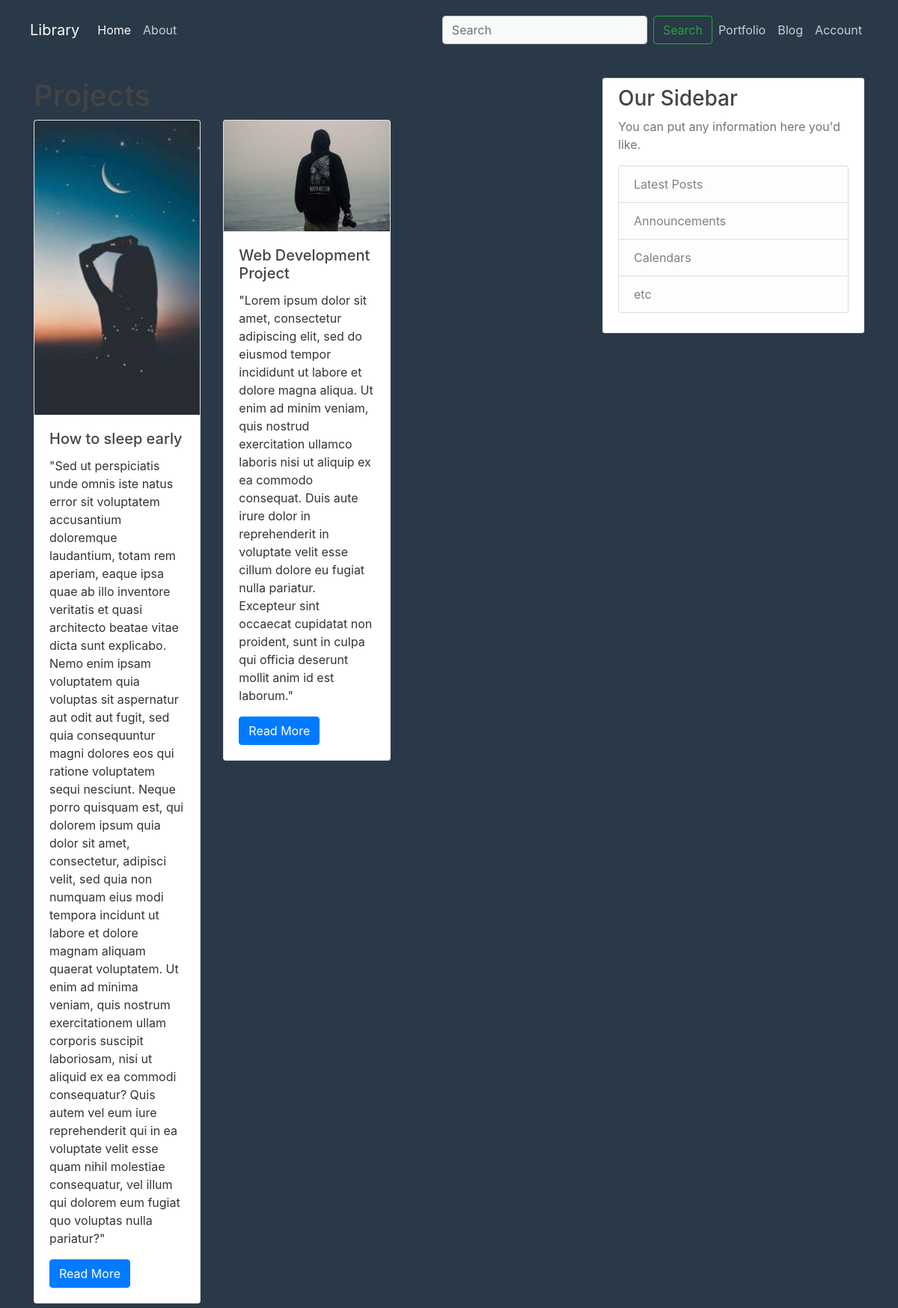
The page /portfolio/ on the database its author committed.
### portfolio/models.py (models this page shows, shortened)
class Projects(models.Model):
    proj_title = models.CharField(max_length=150)
    proj_description = models.TextField()
    proj_photo = models.ImageField(default="none", upload_to="portfolio/projects")

### portfolio/views.py (the view)
# urls.py: path("", views.project_index, name="project_index"),
def project_index(request):
    projects = Projects.objects.all()
    context = {"projects": projects}
    return render(request, "portfolio/project_index.html", context)

### portfolio/templates/portfolio/project_index.html
{% extends 'portfolio/base.html' %} {% load static %} {% block content %}
<h1>Projects</h1>
<div class="row">
  {% for project in projects %}
  <div class="col-md-4">
    <div class="card mb-2">
      <img class="card-img-top" src="{% static project.proj_photo %}" />
      <div class="card-body">
        <h5 class="card-title">{{ project.proj_title }}</h5>
        <p class="card-text">{{ project.proj_description }}</p>
        <a href="{% url 'project_detail' project.pk %}" class="btn btn-primary">
          Read More
        </a>
      </div>
    </div>
  </div>
  {% endfor %}
</div>
{% endblock %}

### portfolio/templates/portfolio/base.html (shortened to what this page needs)
{% load static %}
<!DOCTYPE html>
<html>
  <head>
    <link
      rel="stylesheet"
      href="https://maxcdn.bootstrapcdn.com/bootstrap/4.0.0/css/bootstrap.min.css"
    />
    <link
      rel="stylesheet"
      type="text/css"
      href="{% static 'portfolio/main.css' %}"
    />
  </head>
  <body>
    <header class="site-header">
    <nav class="navbar navbar-expand-md navbar-dark bg-steel fixed-top">
      <a class="navbar-brand" href="/">Library</a>
      <div class="collapse navbar-collapse" id="navbarSupportedContent">
        <ul class="navbar-nav mr-auto">
          <li class="nav-item active">
            <a class="nav-link" href="/">Home <span class="sr-only">(current)</span></a>
          </li>
          <li class="nav-item">
            <a class="nav-link" href="#">About</a>
          </li>
        </ul>
        <form class="form-inline my-2 my-lg-0">
          <input class="form-control mr-sm-2" type="search" placeholder="Search" aria-label="Search">
          <button class="btn btn-outline-success my-2 my-sm-0" type="submit">Search</button>
        </form>
        <ul class="navbar-nav">
          <li class="nav-item">
            <a class="nav-link" href="#">Portfolio</a>
          </li>
          <li class="nav-item">
            <a class="nav-link" href="#">Blog</a>
          </li>
          <li class="nav-item">
              <a class="nav-link" href="#">Account</a>
            </li>
        </ul>
      </div>
    </nav>
    </header>
    <main role="main" class="container">
      <div class="row">
        <div class="col-md-8">
          {% block content %}
          {% endblock %}
        </div>
        <div class="col-md-4">
          <div class="content-section">
            <h3>Our Sidebar</h3>
            <p class='text-muted'>You can put any information here you'd like.
              <ul class="list-group">
                <li class="list-group-item list-group-item-light">Latest Posts</li>
                <li class="list-group-item list-group-item-light">Announcements</li>
                <li class="list-group-item list-group-item-light">Calendars</li>
                <li class="list-group-item list-group-item-light">etc</li>
              </ul>
            </p>
          </div>
        </div>
      </div>
    </main>
  </body>
</html>

### portfolio/static/portfolio/main.css (style rules this page uses)
body { background: #2a3948; color: #333333; margin-top: 6.5rem; }
h1, h2, h3, h4, h5, h6 { color: #444444; }
ul { margin: 0; }
.bg-steel { background-color: #2a3948; opacity: 0.97; margin: 1% 2%; }
.site-header .navbar-nav .nav-link { color: #cbd5db; }
.content-section { background: #ffffff; padding: 10px 20px; border: 1px solid #dddddd; border-radius: 3px; margin-bottom: 20px; }

### rows shown on the page
Projects: proj_photo (picture), proj_title "How to sleep early", proj_description "\"Sed ut perspiciatis unde omnis iste natus error sit voluptatem accusantium doloremque laudantium, totam rem aperiam, eaque ipsa quae ab illo inventore veritatis et quasi architecto beatae vitae dicta sunt explicabo. Nemo enim ipsam voluptatem quia voluptas sit aspernatur aut odit aut fugit, sed quia consequuntur magni dolores eos qui ratione voluptatem sequi nesciunt. Neque porro quisquam est, qui dolorem ipsum quia dolor sit amet, consectetur, adipisci velit, sed quia non numquam eius modi tempora incidunt ut labore et dolore magnam aliquam quaerat voluptatem. Ut enim ad minima veniam, quis nostrum exercitationem ullam corporis suscipit laboriosam, nisi ut aliquid ex ea commodi…"
Projects: proj_photo (picture), proj_title "Web Development Project", proj_description "\"Lorem ipsum dolor sit amet, consectetur adipiscing elit, sed do eiusmod tempor incididunt ut labore et dolore magna aliqua. Ut enim ad minim veniam, quis nostrud exercitation ullamco laboris nisi ut aliquip ex ea commodo consequat. Duis aute irure dolor in reprehenderit in voluptate velit esse cillum dolore eu fugiat nulla pariatur. Excepteur sint occaecat cupidatat non proident, sunt in culpa qui officia deserunt mollit anim id est laborum.\""
